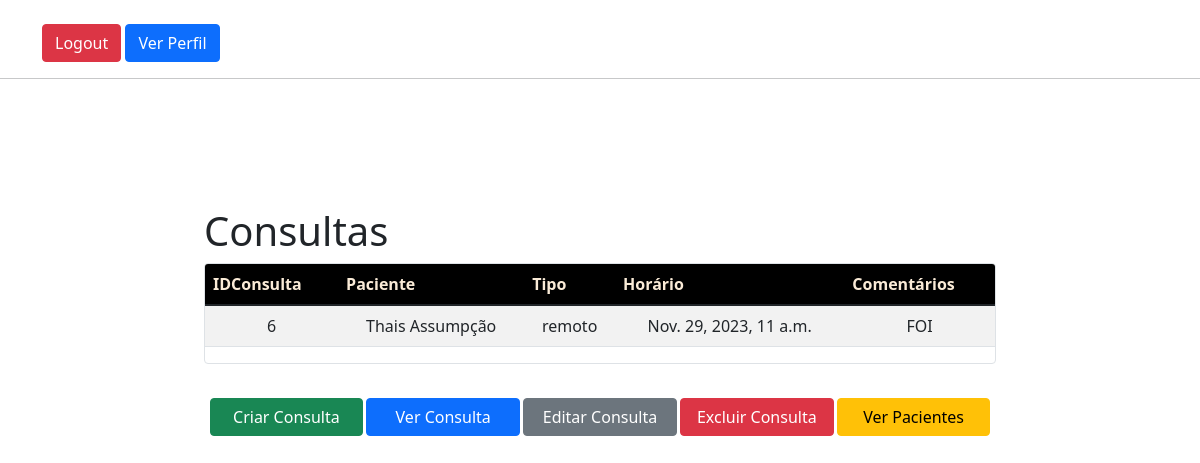
The page /polls/getconsultasprofissional/ (signed in) on the database as committed earlier.
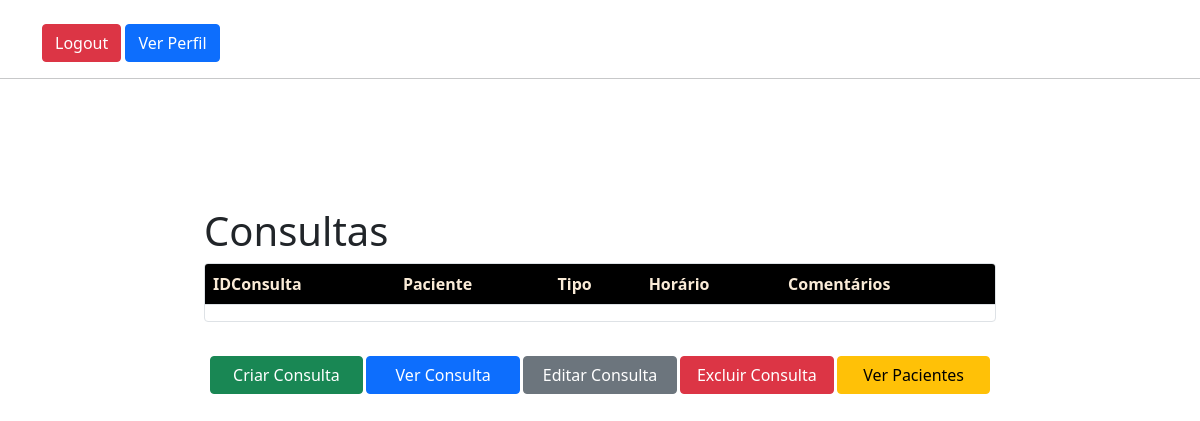
The same page on the database as committed later.
### polls/models.py (models this page shows)
class Consulta(models.Model):
    IDConsulta = models.AutoField(primary_key=True)
    IDPaciente = models.ForeignKey(Paciente, on_delete=models.CASCADE)
    IDProfissional = models.ForeignKey(ProfissionalSaude, on_delete=models.CASCADE)
    NomeCompleto = models.CharField(max_length=255)
    DataHoraConsulta = models.DateTimeField()
    opcoesAtendimento = (
        ("presencial", "Presencial"),
        ("remoto", "Remoto"),
        ("indefinido", "Indefinido"),
    )
    Atendimento = models.CharField(max_length=255, choices=opcoesAtendimento)
    Valor = models.FloatField(null=True)
    Comprovante = models.TextField(null=True)
    Comentarios = models.TextField(null=True)
    Cor = models.CharField(max_length=255, null=True)
    CreatedAt = models.DateTimeField()
    UpdatedAt = models.DateTimeField()
    Active = models.BooleanField()
    IDReference = models.TextField(max_length=255)

### polls/views.py (the view)
# urls.py: path("getconsultasprofissional/", views.GetConsultasProfissional, name="GetConsultasProfissional"),
@login_required
def GetConsultasProfissional(request):
    context = {}
    consulta = Consulta.objects.filter(IDReference=request.user.id, Active=True)
    consultaData = [{
        "IDConsulta": item.IDConsulta,
        "NomeCompleto": item.NomeCompleto,
        "DataHoraConsulta": item.DataHoraConsulta,
        "Atendimento": item.Atendimento,
        "Valor": item.Valor,
        "Comentarios": item.Comentarios
    } for item in consulta]
    context["consulta"] = consultaData
    return render(request, "reads/home.html", context)

### templates/reads/home.html (shortened to what this page needs)
{% extends "base.html" %}
{% load static %}
{% load bootstrap_icons %}
{% load widget_tweaks %}
{% block content %}
<div class="col-md-8">
  <h1>Consultas</h1>
  <div style="overflow: auto;max-height: 25rem;" class=" table-responsive-xl overflow-auto border rounded col card">
    <table id="tabe-requests" class="table table-striped" style="overflow: auto;max-height: 25rem;">
      <thead style="background-color: black;color: antiquewhite;">
        <tr>
          <th scope="col">IDConsulta</th>
          <th scope="col">Paciente</th>
          <th scope="col">Tipo</th>
          <th scope="col">Horário</th>
          <th scope="col">Comentários</th>
        </tr>
      </thead>
      <tbody style="overflow-y: scroll; max-height: 25rem;" class="text-center">
        {% for consult in consulta %}
        <tr>
          <td>{{consult.IDConsulta}}</td>
          <td>{{consult.NomeCompleto}}</td>
          <td>{{consult.Atendimento}}</td>
          <td>{{consult.DataHoraConsulta}}</td>
          <td>{{consult.Comentarios}}</td>
        </tr>
        {% endfor %}
      </tbody>
    </table>
  </div>
  <div class="row" style="margin-top: 1rem;padding: 1rem;">
    <a href="{% url 'workinator:CadastroConsulta' %}" style="margin: 0.1rem;" class="btn btn-success col" `>Criar Consulta</a>
    <a href="{% url 'workinator:GetConsulta' %}" style="margin: 0.1rem;" class="btn btn-primary col" `>Ver Consulta</a>
    <a href="{% url 'workinator:AtualizaConsulta' %}" style="margin: 0.1rem;" class="btn btn-secondary col" `>Editar Consulta</a>
    <a href="{% url 'workinator:DeleteConsulta' %}" style="margin: 0.1rem;" class="btn btn-danger col" `>Excluir Consulta</a>
    <a href="{% url 'workinator:GetPacientesProfissional' %}" style="margin: 0.1rem;" class="btn btn-warning col" `>Ver Pacientes</a>
  </div>
</div>
{% endblock %}

Rows that differ between the two databases and show on the page:
removed Consulta: NomeCompleto "Thais Assumpção", Atendimento "remoto", DataHoraConsulta "Nov. 29, 2023, 11 a.m.", Comentarios "FOI"
Other text that changed with them:
list line gone: "6"
